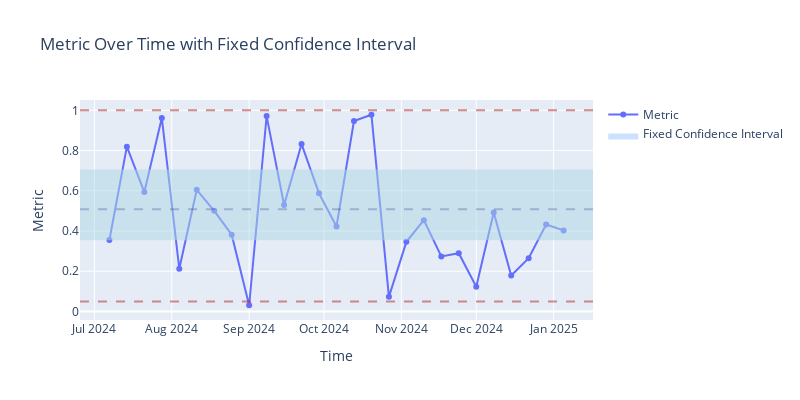

Notebook cell for this chart:
### Code cell
plotting.performance_by_time(statistics, test_ks)

### Figure 1 — Plotly figure (JSON) as saved in the notebook; plotly's stock layout.template omitted (floating-point values rounded to 4 significant figures)
{"data": [{"hovertemplate": "%{y}", "mode": "lines+markers", "name": "Metric", "type": "scatter", "x": ["2024-07-07T00:00:00", "2024-07-14T00:00:00", "2024-07-21T00:00:00", "2024-07-28T00:00:00", "2024-08-04T00:00:00", "2024-08-11T00:00:00", "2024-08-18T00:00:00", "2024-08-25T00:00:00", "2024-09-01T00:00:00", "2024-09-08T00:00:00", "2024-09-15T00:00:00", "2024-09-22T00:00:00", "2024-09-29T00:00:00", "2024-10-06T00:00:00", "2024-10-13T00:00:00", "2024-10-20T00:00:00", "2024-10-27T00:00:00", "2024-11-03T00:00:00", "2024-11-10T00:00:00", "2024-11-17T00:00:00", "2024-11-24T00:00:00", "2024-12-01T00:00:00", "2024-12-08T00:00:00", "2024-12-15T00:00:00", "2024-12-22T00:00:00", "2024-12-29T00:00:00", "2025-01-05T00:00:00"], "y": [0.3553, 0.8195, 0.5936, 0.9622, 0.2122, 0.6048, 0.5002, 0.3812, 0.03091, 0.9714, 0.529, 0.8321, 0.5872, 0.4228, 0.9465, 0.978, 0.07279, 0.3461, 0.4539, 0.2735, 0.2896, 0.123, 0.4916, 0.1785, 0.2647, 0.4326, 0.4031]}, {"fill": "toself", "fillcolor": "rgba(0, 100, 255, 0.2)", "hovertemplate": "%{y}", "line": {"color": "rgba(255,255,255,0)"}, "name": "Fixed Confidence Interval", "type": "scatter", "x": ["2024-07-07T00:00:00", "2024-07-14T00:00:00", "2024-07-21T00:00:00", "2024-07-28T00:00:00", "2024-08-04T00:00:00", "2024-08-11T00:00:00", "2024-08-18T00:00:00", "2024-08-25T00:00:00", "2024-09-01T00:00:00", "2024-09-08T00:00:00", "2024-09-15T00:00:00", "2024-09-22T00:00:00", "2024-09-29T00:00:00", "2024-10-06T00:00:00", "2024-10-13T00:00:00", "2024-10-20T00:00:00", "2024-10-27T00:00:00", "2024-11-03T00:00:00", "2024-11-10T00:00:00", "2024-11-17T00:00:00", "2024-11-24T00:00:00", "2024-12-01T00:00:00", "2024-12-08T00:00:00", "2024-12-15T00:00:00", "2024-12-22T00:00:00", "2024-12-29T00:00:00", "2025-01-05T00:00:00"], "y": [0.3543, 0.7053]}], "layout": {"height": 400, "hovermode": "x", "shapes": [{"fillcolor": "lightblue", "line": {"width": 0}, "opacity": 0.5, "type": "rect", "x0": 0, "x1": 1, "xref": "x domain", "y0": 0.3543, "y1": 0.7053, "yref": "y"}, {"line": {"color": "firebrick", "dash": "dash"}, "name": "Upper Threshold", "opacity": 0.5, "type": "line", "x0": 0, "x1": 1, "xref": "x domain", "y0": 1, "y1": 1, "yref": "y"}, {"line": {"color": "firebrick", "dash": "dash"}, "name": "Lower Threshold", "opacity": 0.5, "type": "line", "x0": 0, "x1": 1, "xref": "x domain", "y0": 0.05, "y1": 0.05, "yref": "y"}, {"line": {"color": "darkslateblue", "dash": "dash"}, "name": "Mean", "opacity": 0.3, "type": "line", "x0": 0, "x1": 1, "xref": "x domain", "y0": 0.5085, "y1": 0.5085, "yref": "y"}], "showlegend": true, "title": {"text": "Metric Over Time with Fixed Confidence Interval"}, "width": 800, "xaxis": {"title": {"text": "Time"}}, "yaxis": {"title": {"text": "Metric"}}}}
